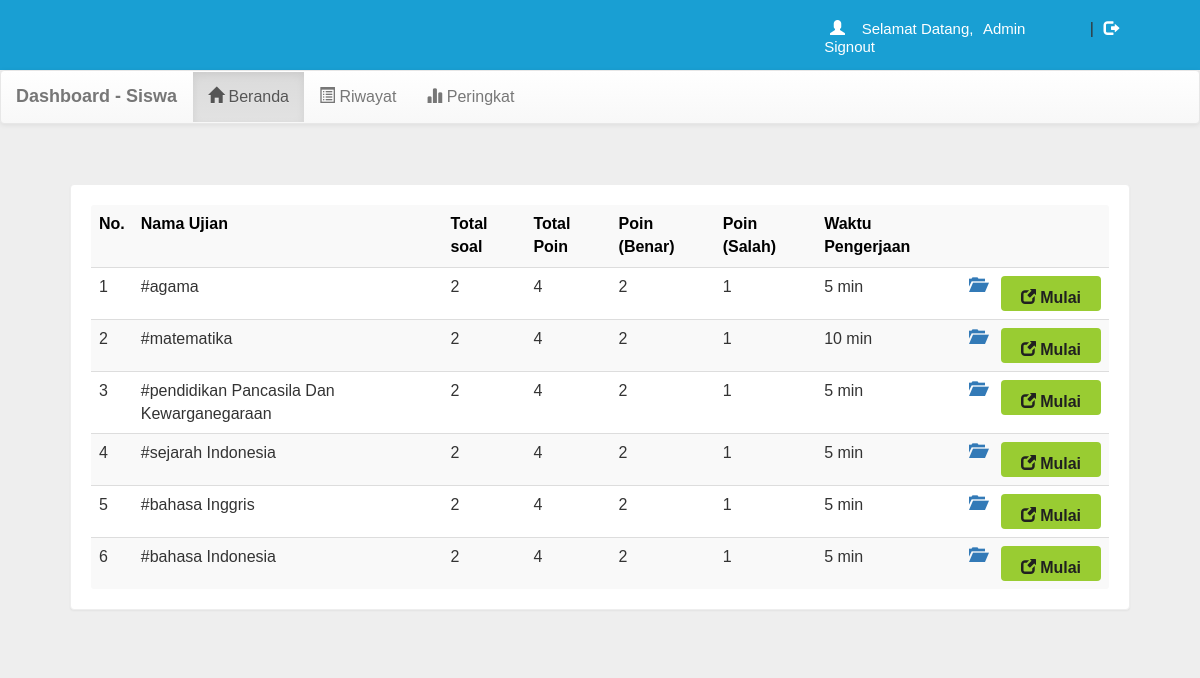
The page /account.php?q=1 (signed in) on the database its author committed.
### tables this page shows
CREATE TABLE `quiz` (
  `eid` text NOT NULL,
  `title` varchar(100) NOT NULL,
  `sahi` int(11) NOT NULL,
  `wrong` int(11) NOT NULL,
  `total` int(11) NOT NULL,
  `time` bigint(20) NOT NULL,
  `intro` text NOT NULL,
  `tag` varchar(100) NOT NULL,
  `date` timestamp NOT NULL DEFAULT current_timestamp() ON UPDATE current_timestamp(),
  `email` varchar(50) DEFAULT NULL
);

### account.php (the view, shortened to what this page needs)
<!DOCTYPE html PUBLIC "-//W3C//DTD XHTML 1.0 Transitional//EN" "http://www.w3.org/TR/xhtml1/DTD/xhtml1-transitional.dtd">
<html xmlns="http://www.w3.org/1999/xhtml">
<head>
<link  rel="stylesheet" href="css/bootstrap.min.css"/>
 <link  rel="stylesheet" href="css/bootstrap-theme.min.css"/>
 <link rel="stylesheet" href="css/main.css">
 <link  rel="stylesheet" href="css/font.css">
</head>
<body>
<div class="header">
<div class="row" style="background-color:#199fd3;">
<div class="col-md-4 col-md-offset-2">
 <?php
 include_once 'dbConnection.php';
  if(!(isset($_SESSION['email']))){
header("location:index.php");
}
else
{
$name = $_SESSION['name'];
$email=$_SESSION['email'];
echo '<span class="pull-right top title1" ><span class="log1"><span class="glyphicon glyphicon-user" aria-hidden="true"></span>&nbsp;&nbsp;&nbsp;&nbsp;Selamat Datang,</span> <a href="account.php?q=1" class="log log1">'.$name.'</a>&nbsp;|&nbsp;<a href="logout.php?q=account.php" class="log"><span class="glyphicon glyphicon-log-out" aria-hidden="true"></span>&nbsp;Signout</button></a></span>';
}?>
</div>
</div></div>
<div class="bg">
<nav class="navbar navbar-default title1">
  <div class="container-fluid">
    <div class="navbar-header">
      <a class="navbar-brand" href="account.php?q=1"><b>Dashboard - Siswa</b></a>
    </div>
    <div class="collapse navbar-collapse" id="bs-example-navbar-collapse-1">
      <ul class="nav navbar-nav navbar left">
        <li <?php if(@$_GET['q']==1) echo'class="active"'; ?> ><a href="account.php?q=1"><span class="glyphicon glyphicon-home" aria-hidden="true"></span>&nbsp;Beranda<span class="sr-only">(current)</span></a></li>
        <li <?php if(@$_GET['q']==2) echo'class="active"'; ?>><a href="account.php?q=2"><span class="glyphicon glyphicon-list-alt" aria-hidden="true"></span>&nbsp;Riwayat</a></li>
    <li <?php if(@$_GET['q']==3) echo'class="active"'; ?>><a href="account.php?q=3"><span class="glyphicon glyphicon-stats" aria-hidden="true"></span>&nbsp;Peringkat</a></li>
  </ul>
      </div>
  </div>
</nav>
<div class="container">
<div class="row">
<div class="col-md-12">
<?php if(@$_GET['q']==1) {
$result = mysqli_query($con,"SELECT * FROM quiz ORDER BY date DESC") or die('Error');
echo  '<div class="panel"><table class="table table-striped title1">
<tr style="color:black"><td><b>No.</b></td><td><b>Nama Ujian</b></td><td><b>Total soal</b></td><td><b>Total Poin</b></td><td><b>Poin (Benar)</b></td><td><b>Poin (Salah)</b></td><td><b>Waktu Pengerjaan</b></td><td></td><td></td></tr>';
$c=1;
while($row = mysqli_fetch_array($result)) {
  $title = $row['title'];
  $total = $row['total'];
  $sahi = $row['sahi'];
  $wrong = $row['wrong'];
    $time = $row['time'];
  $eid = $row['eid'];
$q12=mysqli_query($con,"SELECT score FROM history WHERE eid='$eid' AND email='$email'" )or die('Error98');
$rowcount=mysqli_num_rows($q12);
if($rowcount == 0){
  echo '<tr><td>'.$c++.'</td><td>'.$title.'</td><td>'.$total.'</td><td>'.$sahi*$total.'</td><td>'.$sahi.'</td><td>'.$wrong.'</td><td>'.$time.'&nbsp;min</td>
  <td><a title="Open quiz description" href="account.php?q=1&fid='.$eid.'"><b><span class="glyphicon glyphicon-folder-open" aria-hidden="true"></span></b></a></td>
  <td><b><a href="account.php?q=quiz&step=2&eid='.$eid.'&n=1&t='.$total.'" class="pull-right btn sub1" style="margin:0px;background:#99cc32"><span class="glyphicon glyphicon-new-window" aria-hidden="true"></span>&nbsp;<span class="title1"><b>Mulai</b></span></a></b></td></tr>';
}
else
{
echo '<tr style="color:#99cc32"><td>'.$c++.'</td><td>'.$title.'&nbsp;<span title="This quiz is already solve by you" class="glyphicon glyphicon-ok" aria-hidden="true"></span></td><td>'.$total.'</td><td>'.$sahi*$total.'</td><td>'.$sahi.'</td><td>'.$wrong.'</td><td>'.$time.'&nbsp;min</td>
  </tr>';
}
}
echo '</table></div>';
}?>
</div></div></div></div>
</body>
</html>

### css/main.css (style rules this page uses)
body { overflow-x:hidden; width:100%; font-size: 12px !important; font-family: Montserrat, sans-serif; background:#eee; min-height:550px; background-attachment:fixed; }
.bg { min-height:540px; }
.panel { border-color:#eee; margin:40px; padding:20px; font: 15px "Century Gothic", "Times Roman", sans-serif; }
.header { background:#199fd3; height:70px; }
.title1 { font: 16px "Century Gothic", "Times Roman", sans-serif; }
.sub1 { width:90px; color:#202020; background:orange; font-size:15px; height:35px; margin:20px; padding:10px; width:100px; }
.top { margin-top:20px; }
.log1 { font: 15px 'Montserrat', sans-serif; color:#fff; margin-left:10px; }
.log { margin:10px; margin-right:60px; margin-left:5px; color:#fff; text-decoration:none; font-size:20px; font-size:15px; }

### rows shown on the page
quiz: title "#agama", total "2", $sahi*$total "4", sahi "2", wrong "1", time "5"
quiz: title "#matematika", total "2", $sahi*$total "4", sahi "2", wrong "1", time "10"
quiz: title "#pendidikan Pancasila Dan Kewarganegaraan", total "2", $sahi*$total "4", sahi "2", wrong "1", time "5"
quiz: title "#sejarah Indonesia", total "2", $sahi*$total "4", sahi "2", wrong "1", time "5"
quiz: title "#bahasa Inggris", total "2", $sahi*$total "4", sahi "2", wrong "1", time "5"
quiz: title "#bahasa Indonesia", total "2", $sahi*$total "4", sahi "2", wrong "1", time "5"

### other values the page prints
$name "Admin"
